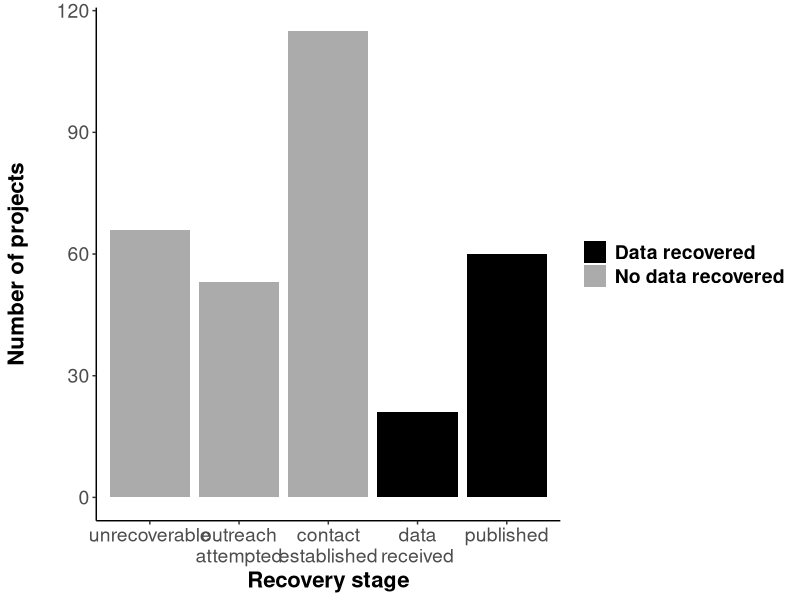
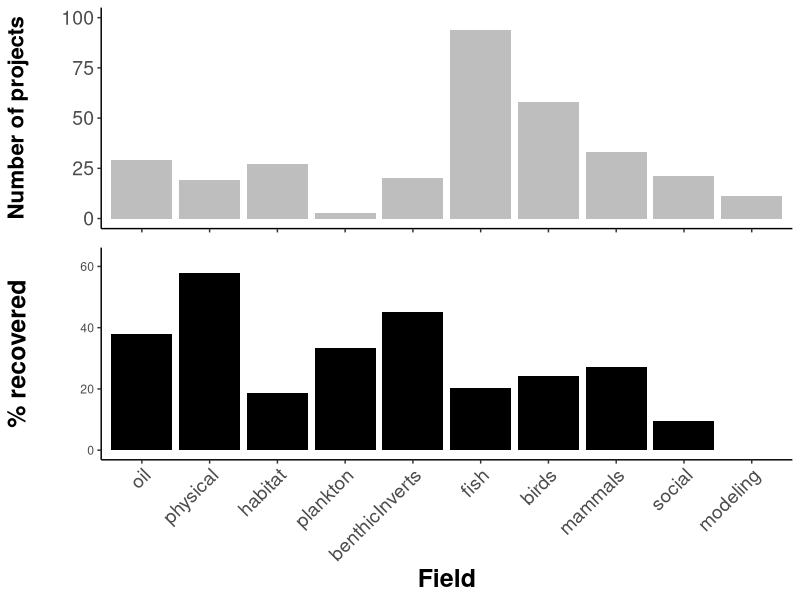
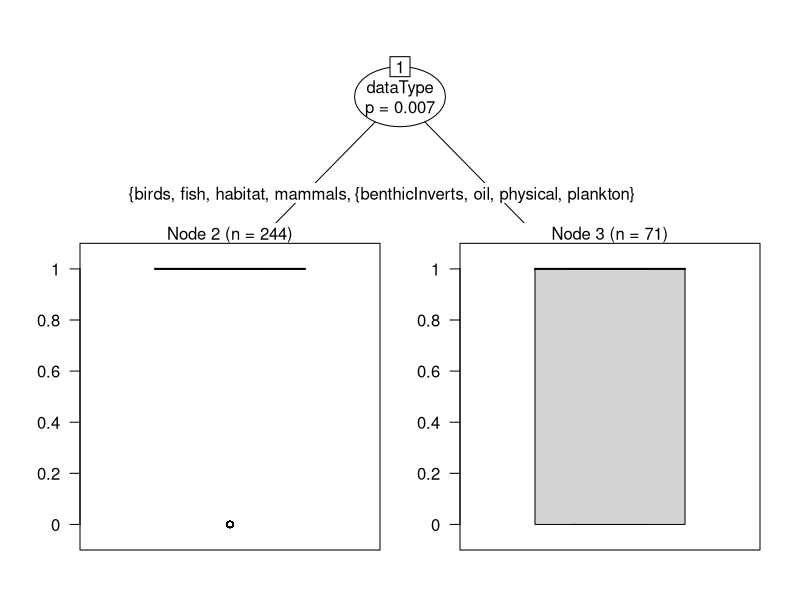
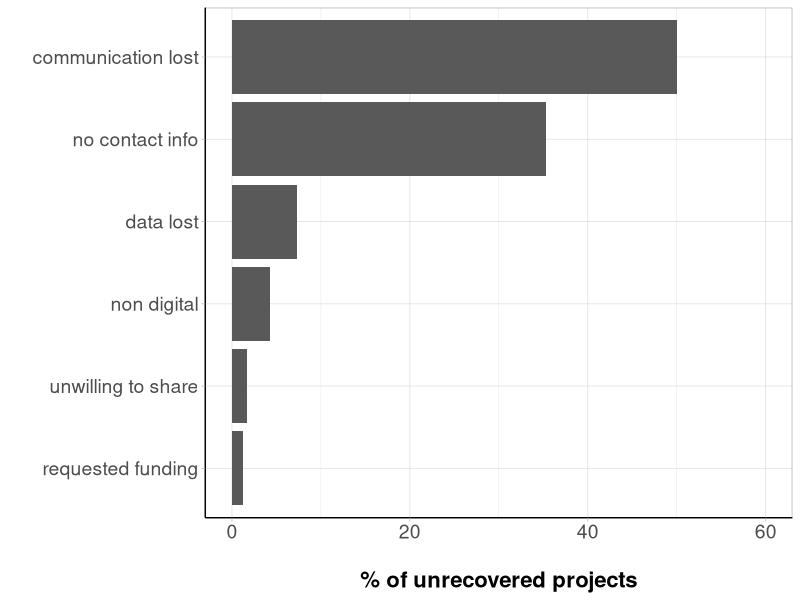
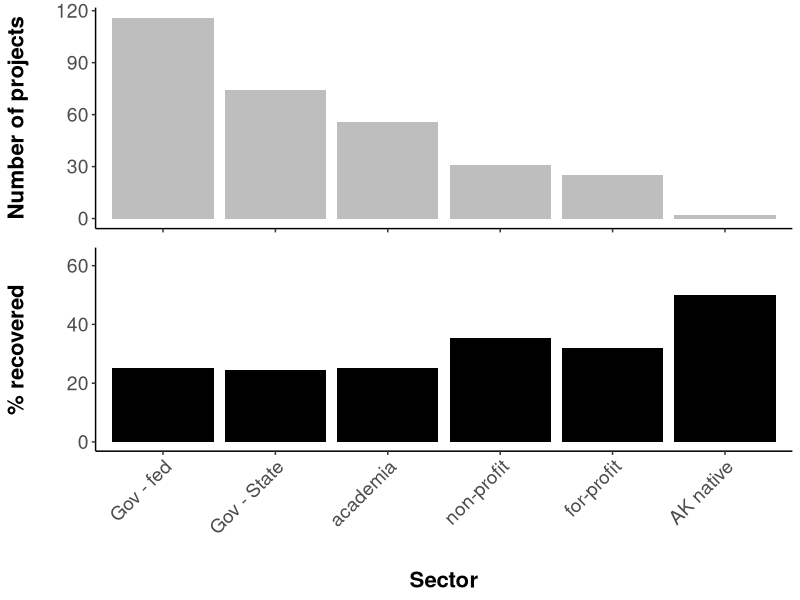
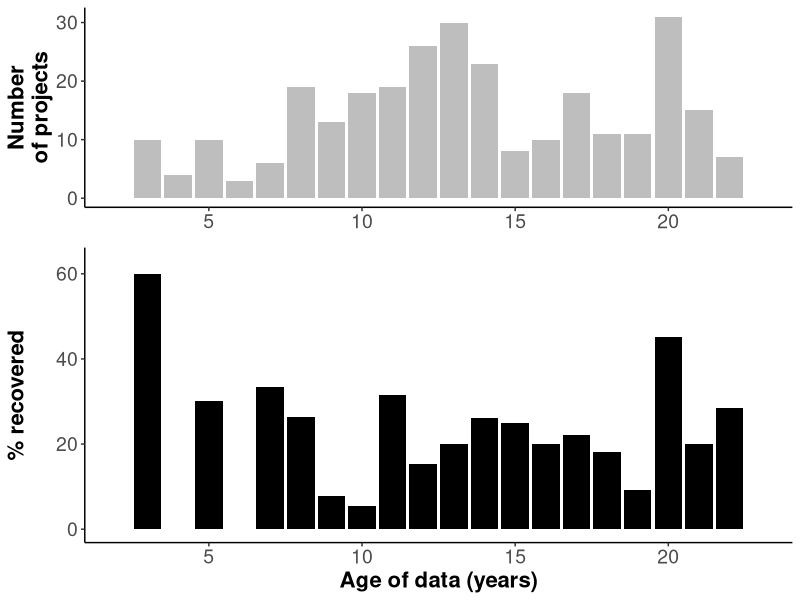

Here is the R script that generated these plots, in order:
## ---- chunk 1

library(knitr)
library(dplyr)
library(readr)
library(ggplot2)
library(reshape2)
library(grid)
library(gridExtra)
library(gtable)
library(cowplot)
library(party)

rslt=read.csv('data/evosArchResults.csv',header=T,stringsAsFactors=F)
rslt[rslt$Status=='published','Status']<-'Published'

rslt$succ=ifelse(rslt$Status %in% c('Published','SentData','Revised'),0,1) # success=0, not successful=1....why?
rslt$statSucc=ifelse(rslt$Status %in% c('Published','SentData','Revised'),1,2) # 1 = success, 2 = not successful

agDes=read.csv('data/ecoInfoAgencyDesig.csv',header=T,stringsAsFactors=T,col.names=c('agency','agGrp','agSubGrp'))
agDes$agGrp=gsub('nonProf','private',agDes$agGrp)

rslt2=merge(rslt,agDes,all.x=T)
rslt2=rslt2 %>%
  filter(!end>2010) 

rslt2$dataType<-gsub("biological-",'',rslt2$dataType)
## ---- chunk 2

overall=table(rslt2$Status)
overallLong=melt(overall)
colnames(overallLong)=c('Status','nDatasets')
overall2=overallLong %>%
  mutate(prop=nDatasets/sum(nDatasets))

possible=overallLong %>%
  filter(!Status=='Unrecoverable') %>%
  mutate(prop=nDatasets/sum(nDatasets))

statusOrd=c('Unrecoverable','Emailed','Replied','SentData','Revised','Published')

statGrey=c('Unrecoverable'='gray67',
             'Emailed'='gray67',
             'Replied'='gray67',
             'SentData'='black',
             'Revised'='black',
             'Published'='black')

stSuccCols=c("2"='gray67',"1"="black")

statRename<-c()

statPlot=ggplot()+
  geom_bar(data=rslt2,
                 aes(x=factor(Status,levels=statusOrd,ordered=T),fill=factor(statSucc)))+
  scale_x_discrete(labels=c("unrecoverable","outreach\nattempted","contact\nestablished","data\nreceived","published"))+
  scale_fill_manual(name="Data obtained?",
                    breaks=c("1","2"),
                    values=stSuccCols,
                    labels=c("Data recovered", "No data recovered"))+
  theme(legend.title=element_blank())+
  theme(panel.grid.major = element_blank(),
        panel.grid.minor = element_blank(),
        panel.border = element_blank(),
        panel.background = element_blank())+
  xlab("Recovery stage")+ 
  ylab('Number of projects\n')+
  theme(axis.text=element_text(size=14),
        title=element_text(size=16,face="bold"),
        legend.text = element_text(size = 14, face = "bold"))+
  theme(axis.line.x = element_line(color="black"),
        axis.line.y = element_line(color="black"))

statPlot

## ---- chunk 3

catYN=as.data.frame(table(rslt2$dataType,rslt2$succ))
colnames(catYN)=c('category','succ','nDatasets')

fldYN=catYN %>%
  group_by(category) %>%
  mutate(grpTots=sum(nDatasets)) %>%
  mutate(prop=nDatasets/grpTots)

fldYN$category=factor(fldYN$category,levels=c("oil","physical","habitat",'plankton','benthicInverts','fish','birds','mammals',"social","modeling"))

##### all fields

fieldNDs=ggplot(fldYN[fldYN$succ==0,],aes(x=category,y=grpTots))+
  geom_bar(stat = "identity",fill="grey")+
  theme(axis.line=element_line('black'),
        panel.grid.major = element_blank(),
        panel.grid.minor = element_blank(),
        panel.border = element_blank(),
        panel.background = element_blank())+
  theme(axis.text.x = element_blank(),
        axis.title.x = element_blank())+
  ylim(0,100)+
  ylab('Number of projects\n')+
  theme(axis.text=element_text(size=14),
        title=element_text(size=16,face="bold"))+
  theme(axis.line.x = element_line(color="black"),
        axis.line.y = element_line(color="black"))
  
fieldPerc=ggplot(fldYN[fldYN$succ==0,],aes(x=category,y=(prop*100)))+
  geom_bar(stat = "identity",fill="black")+
  scale_x_discrete(labels=c("oil","physical","habitat",'plankton','benthicInverts','fish','birds','mammals',"social","modeling"))+
  theme(axis.line=element_line('black'),
        panel.grid.major = element_blank(),
        panel.grid.minor = element_blank(),
        panel.border = element_blank(),
        panel.background = element_blank(),
        axis.text.x = element_text(angle=45,size = 14,vjust = 1,hjust = 1))+
  xlab('Field')+
  ylab('% recovered\n')+
  ylim(0,63)+
  theme(title=element_text(size=18,face="bold"),
        axis.line.x = element_line(color="black"),
        axis.line.y = element_line(color="black"))

plot_grid(fieldNDs,fieldPerc, ncol = 1, rel_heights=c(1,1.5),align="v")

## ---- chunk 4
rslt2$dataType<-factor(rslt2$dataType)
partreeBio<-ctree(succ~agSubGrp+end+dataType,data=rslt2)

plot(partreeBio)
## ---- chunk 5
reas=rslt2 %>%
  filter(Status=='Unrecoverable') %>%
  filter(!reason=="no data generated") %>%
  filter(!reason=="data uvailable") %>%
  select(Status,reason)
reasTab=as.data.frame(table(reas$reason))
colnames(reasTab)=c('reason','nDatasets')

## add in status = 'emailed' to 'no contact info' & status = "replied" to unwilling to share? ...discuss with group

reasTab[reasTab$reason=='no contact info',"nDatasets"] <- (reasTab[reasTab$reason=='no contact info',"nDatasets"] + length(rslt2[rslt2$Status=='Emailed','Status'])) 

levels(reasTab$reason)=c(levels(reasTab$reason),'communication lost')

reasTab[6,]<-c('communication lost', length(rslt2[rslt2$Status=='Replied','Status'])+1)# +1 for one of the 'data unavailable' datasets, add the other to "data lost"
reasTab[1,2]<-as.numeric(as.character(reasTab[reasTab$reason=="data lost","nDatasets"]))+1

reasTab<-arrange(reasTab,as.numeric(nDatasets))
reasTab$reason<-factor(reasTab$reason,levels = reasTab$reason,ordered = T)

reasTot=sum(as.numeric(reasTab$nDatasets))
reasTab$perc=as.numeric(reasTab$nDatasets)/reasTot

whyNot<-ggplot(reasTab,aes(x=reason,y=as.numeric(perc)*100))+
  geom_bar(stat = "identity")+
  coord_flip()+
  #scale_x_discrete(breaks = seq(0,60,by=10), labels=seq(0,60,by=10)) +
  theme(axis.line=element_line('black'),
        panel.grid.major = element_blank(),
        panel.grid.minor = element_blank(),
        panel.border = element_blank(),
        panel.background = element_blank())+
  theme_light()+
  ylim(0,60)+
  xlab('')+
  ylab('\n% of unrecovered projects')+
  #ggtitle('Why are data not recovered?')+
  theme(axis.text=element_text(size=14),
        title=element_text(size=16,face="bold"))+
  theme(axis.line.x = element_line(color="black"),
        axis.line.y = element_line(color="black")) ## *** add each n as text above bar
whyNot
## ---- chunk 6
secSubYN=as.data.frame(table(rslt2$agSubGrp,rslt2$succ))
colnames(secSubYN)=c('subSector','succ','nDatasets')

secSubYN2=secSubYN %>%
  group_by(subSector) %>%
  mutate(grpTots=sum(nDatasets)) %>%
  mutate(prop=nDatasets/grpTots)
secSubYN2$subSector=factor(secSubYN2$subSector,levels=c("gov_fed","gov_state","academia","nonProf","private","tribe"),ordered = T)

subSecNds=ggplot(secSubYN2,aes(x=subSector,y=nDatasets))+
  geom_bar(stat = "identity",fill="grey")+
  theme(axis.line=element_line('black'),
        panel.grid.major = element_blank(),
        panel.grid.minor = element_blank(),
        panel.border = element_blank(),
        panel.background = element_blank())+
  theme(axis.text.x = element_blank(),
        axis.title.x = element_blank())+
  ylab('Number of projects\n')+
  theme(axis.text=element_text(size=14),
        title=element_text(size=16,face="bold"))+
  theme(axis.line.x = element_line(color="black"),
        axis.line.y = element_line(color="black"))

subSecPerc=ggplot(secSubYN2[secSubYN2$succ==0,],aes(x=subSector,y=as.numeric(prop*100)))+
  geom_bar(stat = "identity",fill="black")+
  scale_x_discrete(breaks=levels(secSubYN2$subSector),
                   labels=c("Gov - fed","Gov - State","academia","non-profit","for-profit","AK native"))+
  theme(axis.line=element_line('black'),
        panel.grid.major = element_blank(),
        panel.grid.minor = element_blank(),
        panel.border = element_blank(),
        panel.background = element_blank(),
        axis.text.x = element_text(angle=45,size = 14,vjust = 1,hjust = 1))+
  xlab('\nSector')+
  ylab('% recovered\n')+
  ylim(0,63)+
  #ggtitle('Percent success by research sector type')+
  theme(axis.text=element_text(size=14),
        title=element_text(size=16,face="bold"))+
  theme(axis.line.x = element_line(color="black"),
        axis.line.y = element_line(color="black"))

plot_grid(subSecNds, subSecPerc, ncol = 1, rel_heights=c(1,1.5),align="v")

## ---- chunk 7

rslt2$succ<-ifelse(rslt2$Status %in% c('Unrecoverable','Emailed','Replied'),1,0)

endYr=rslt2 %>%
  filter(!end<1989) %>%
  filter(!end>2010) %>%
  select(succ,end)

endYrs=as.data.frame(table(endYr$end,endYr$succ))
colnames(endYrs)=c('year','succ','freq')
endYrs<- mutate(endYrs,since=(2012-as.numeric(paste(endYrs$year))))

yrsPropEnd<-endYrs %>%
  group_by(as.character(year)) %>%
  mutate(yrSum=sum(freq)) %>%
  mutate(prop=freq/yrSum)

yrsNds=ggplot(yrsPropEnd[yrsPropEnd$succ==0,],aes(x=since,y=yrSum)) +
  geom_bar( stat="identity",fill="grey")+
  theme(axis.line=element_line('black'),
        panel.grid.major = element_blank(),
        panel.grid.minor = element_blank(),
        panel.border = element_blank(),
        panel.background = element_blank(),
        axis.title.y=element_text(color="black"),
        axis.title.x=element_blank())+
  xlim(min(endYrs$since),max(endYrs$since))+
  ylab('Number\nof projects')+
  theme(legend.position="none",
        axis.text=element_text(size=14),
        title=element_text(size=16,face="bold"),
        axis.line.x = element_line(color="black"),
        axis.line.y = element_line(color="black"))


yrsPerc=ggplot(yrsPropEnd[yrsPropEnd$succ==0,],aes(x=since,y=as.numeric(prop*100)))+
  geom_bar(stat = "identity",fill="black")+
  xlim(min(endYrs$since),max(endYrs$since))+
  theme(axis.line=element_line('black'),
        panel.grid.major = element_blank(),
        panel.grid.minor = element_blank(),
        panel.border = element_blank(),
        panel.background = element_blank())+
  xlab('Age of data (years)')+
  ylab('% recovered\n')+
  ylim(0,63)+
  theme(axis.text=element_text(size=14),
        title=element_text(size=16,face="bold"))+
  theme(axis.line.x = element_line(color="black"),
        axis.line.y = element_line(color="black"))

plot_grid(yrsNds, yrsPerc, ncol = 1, rel_heights=c(1,1.5),align="v")
